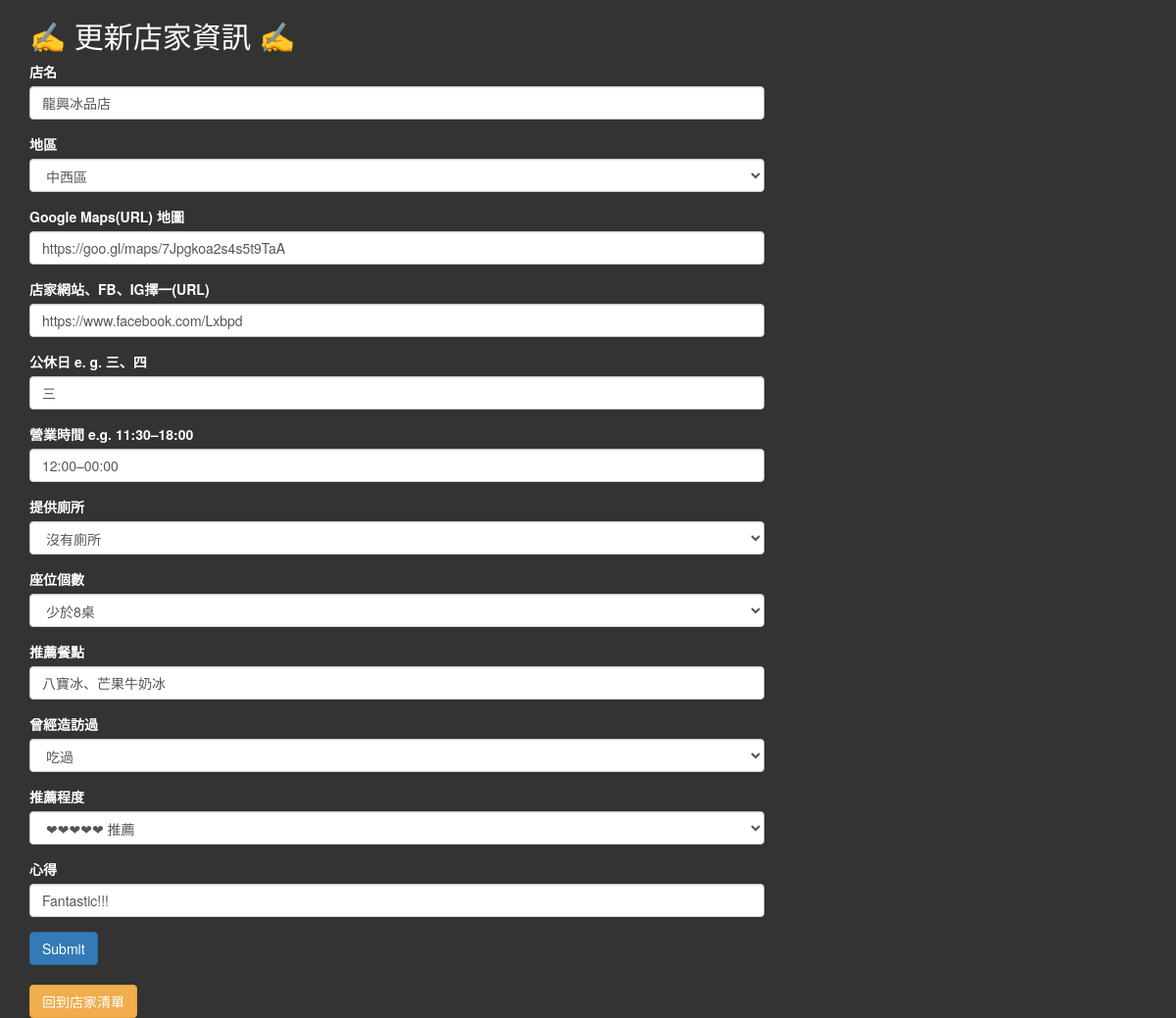
/edit-cafe/IceStore/龍興冰品店 (signed in), run on the app's committed database.
### main.py (models this page shows)
class IceStore(db.Model):
    __tablename__ = "ice_store"
    id = db.Column(db.Integer, primary_key=True)
    cafe = db.Column(db.String(250), unique=True, nullable=False)
    location = db.Column(db.String(250), nullable=False)
    maps_url = db.Column(db.String(1000), nullable=False)
    website = db.Column(db.String(1000), nullable=False)
    rest = db.Column(db.String(250), nullable=False)
    openhours = db.Column(db.String(250), nullable=False)
    toilet = db.Column(db.String(250), nullable=False)
    seats = db.Column(db.String(250), nullable=False)
    meal = db.Column(db.String(1000), nullable=False)
    visited = db.Column(db.String(250), nullable=False)
    recommend = db.Column(db.String(250), nullable=False)
    comment = db.Column(db.String(250), nullable=False)

### main.py (the view, shortened to what this page needs)
@app.route('/edit-cafe/<db_name>/<cafe_title>', methods=["GET", "POST"])
def edit_cafe(db_name, cafe_title):
    if db_name == "Cafe":
        cafe = Cafe.query.filter_by(cafe=cafe_title).first()
    elif db_name == "StreetfoodStore":
        cafe = StreetfoodStore.query.filter_by(cafe=cafe_title).first()
    elif db_name == "IceStore":
        cafe = IceStore.query.filter_by(cafe=cafe_title).first()
    elif db_name == "BreakfastStore":
        cafe = BreakfastStore.query.filter_by(cafe=cafe_title).first()
    if db_name == "Cafe":
        form = CafeForm()
    elif db_name == "StreetfoodStore":
        form = StoreForm()
    elif db_name == "IceStore":
        form = StoreForm()
    elif db_name == "BreakfastStore":
        form = BreakfastForm()
    form.cafe.data = cafe.cafe
    form.location.data = cafe.location
    form.maps_url.data = cafe.maps_url
    form.website.data = cafe.website
    form.rest.data = cafe.rest
    form.openhours.data = cafe.openhours
    if db_name == "Cafe":
        form.timelimit.data = cafe.timelimit
        form.wifi.data = cafe.wifi
        form.table.data = cafe.table
    if db_name != "BreakfastStore":
        form.toilet.data = cafe.toilet
    form.seats.data = cafe.seats
    form.meal.data = cafe.meal
    form.visited.data = cafe.visited
    form.recommend.data = cafe.recommend
    form.comment.data = cafe.comment
    return render_template('edit.html', form=form, db_name=db_name)

### main.py
class StoreForm(FlaskForm):
    cafe = StringField('店名', validators=[DataRequired()])
    location = SelectField('地區', choices=[(zone, zone) for zone in TAINAIN_ZONES.split("\n")])
    maps_url = StringField('Google Maps(URL) 地圖', validators=[URL()])
    website = StringField('店家網站、FB、IG擇一(URL)', validators=[URL()])
    rest = StringField('公休日 e. g. 三、四', validators=[DataRequired()])
    openhours = StringField('營業時間 e.g. 11:30–18:00', validators=[DataRequired()])
    toilet = SelectField('提供廁所', choices=[('v', '有廁所'), (' ', '沒有廁所')])
    seats = SelectField('座位個數', choices=[('0', '無內用'), ('< 8', '少於8桌'), ('>=8', '至少8桌')])
    meal = StringField('推薦餐點', validators=[DataRequired()])
    visited = SelectField('曾經造訪過', choices=[('v', '吃過'), (' ', '沒吃過')])
    recommend = SelectField('推薦程度', choices=[
        ("??️", "沒吃過"), ("❤️", "❤ 不推薦"), ("❤️❤️️", "❤❤ 普通"), ("❤️❤️❤️️", "❤❤❤ 中上"), ("❤️❤️❤️❤️", "❤❤❤❤ 不錯"), ("❤️❤️❤️❤️❤️", "❤❤❤❤❤ 推薦")])
    comment = StringField('心得', validators=[DataRequired()])
    submit = SubmitField('Submit')

### main.py (called while the page is built)
@login_manager.user_loader
def load_user(user_id):
    return User.query.get(int(user_id))

### templates/edit.html (shortened to what this page needs)
{% extends 'bootstrap/base.html' %}
{% import "bootstrap/wtf.html" as wtf %}
{% block styles %}
    {{super()}}
    <link rel="stylesheet"
          href="{{url_for('.static', filename='css/styles.css')}}">
{% endblock %}
{% block content %}
<div class="container">
  <div class="row">
    <div class="col-sm-12 col-md-8">
      <h2>✍️ 更新店家資訊 ✍️</h2>
        {{ wtf.quick_form(form, novalidate=True, button_map={"submit": "primary"}) }}
        <a class="btn btn-warning btn-md" href="{{ url_for('stores', db_name=db_name) }}" role="button">回到店家清單</a>
    </div>
  </div>
</div>
{% endblock %}

### static/css/styles.css (style rules this page uses)
body { background-color: #333; color: white; }
a { color: #ffc107; }

### data on the page
IceStore: cafe "龍興冰品店", location "中西區", maps_url "https://goo.gl/maps/7Jpgkoa2s4s5t9TaA", website "https://www.facebook.com/Lxbpd", rest "三", openhours "12:00–00:00", toilet "沒有廁所", seats "少於8桌", meal "八寶冰、芒果牛奶冰", visited "吃過", recommend "❤❤❤❤❤ 推薦", comment "Fantastic!!!"
